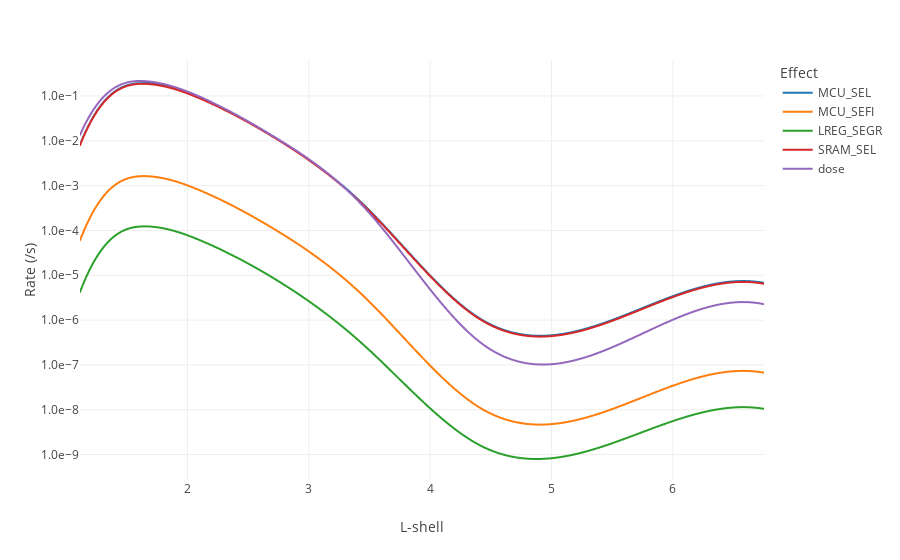
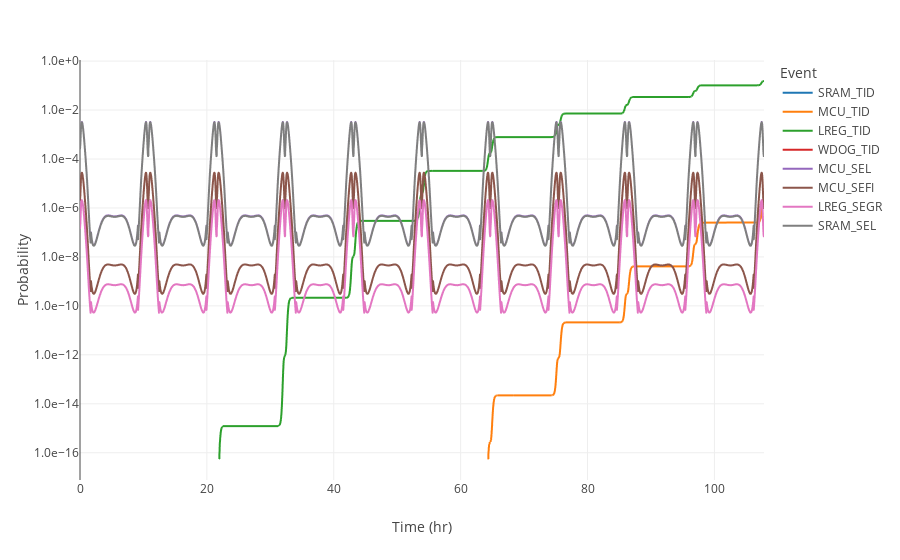

These figures' notebook cell, in order:
### Markdown cell above
## Import CREME files

### Code cell
### read creme files

l_bins = np.around(np.geomspace(0.8*ephem['L-shell'].min(),1.2*ephem['L-shell'].max(),10),2)
l_bins = l_bins[:-1] + np.diff(l_bins) / 2
print('L bins',l_bins)
print('Trajectory min/max',[ephem['L-shell'].min(),ephem['L-shell'].max()])

effects = []
for i,l in enumerate(l_bins):
    file = open(f'{project_dir}/creme/{creme_prefix}{i+1}.hup').read()
    N = len(file.split('REPORT')) - 1
    for n in range(N): effects.append(file.split('\n')[38+12*n].split(':')[1].split('T')[0].strip())
    file = open(f'{project_dir}/creme/{creme_prefix}{i+1}.pup').read()
    N = len(file.split('REPORT')) - 1
    for n in range(N): effects.append(file.split('\n')[33+10*n].split(':')[1].split('T')[0].strip())
effects = list(set(effects))

rates = pd.DataFrame(index=pd.MultiIndex.from_product([l_bins,effects],names=['L-shell','effect']),
    columns=['dose','hup','pup'],dtype=float)

for i,l in enumerate(l_bins):
    ### get dose rate
    rates['dose'][l,] = float(open(f'{project_dir}/creme/{creme_prefix}{i+1}.dse').read().split('\n')[2].split('=')[1].split('rad')[0])
    ### get heavy ion upset rate
    file = open(f'{project_dir}/creme/{creme_prefix}{i+1}.hup').read()
    N = len(file.split('REPORT')) - 1
    for n in range(N):
        effect = file.split('\n')[38+12*n].split(':')[1].split('T')[0].strip()
        rates['hup'][l,effect] = float(file.split('\n')[48+12*n][12:32].strip())
    ### get proton upset rate
    file = open(f'{project_dir}/creme/{creme_prefix}{i+1}.pup').read()
    N = len(file.split('REPORT')) - 1
    for n in range(N):
        effect = file.split('\n')[33+10*n].split(':')[1].split('T')[0].strip()
        rates['pup'][l,effect] = float(file.split('\n')[41+10*n][12:32].strip())
    
    rates['upset'] = rates['hup'].fillna(0) + rates['pup'].fillna(0)

### get SEE probs
spline = {}
for effect in effects: spline[effect] = interp1d(l_bins,np.log(rates['upset'][:,effect]),'cubic')
spline['dose'] = interp1d(l_bins,np.log(rates['dose'][:,effect]),'cubic')
R = pd.DataFrame(index=ephem.index,columns=['dose'] + effects)
R['dose'] = np.exp(spline['dose'](ephem['L-shell']))
for effect in effects: R[effect] = np.exp(spline[effect](ephem['L-shell']))

x = np.linspace(ephem['L-shell'].min(),ephem['L-shell'].max(),1000)
splines = pd.DataFrame(index=x)
for key in spline.keys():
    splines[key] = np.exp(spline[key](x))
fig = px.line(splines,log_y=True,labels={'value':'Rate (/s)','index':'L-shell','variable':'Effect'})
fig.write_image(f'{project_dir}/figures/splines.png',scale=3)
fig.show()

### get TID probs
tid_models = {
    'SRAM_TID':[5,0.1],
    'MCU_TID':[2.5,0.15],
    'LREG_TID':[2,0.2],
    'WDOG_TID':[4,0.1],
}
P = pd.DataFrame(index=ephem.index)
tid = list((R['dose'] * pd.Series(R.index).diff().bfill().values).cumsum() * 3600 / 1000)
ephem['TID'] = tid
for key in tid_models.keys(): P[key] = models.lognormal(tid,*tid_models[key])
for effect in effects: P[effect] = 1 - np.exp(-R[effect].mul(pd.Series(R.index).diff().bfill().values).astype(float))
for effect in P.columns: R[effect] = np.absolute(-np.log(1 - P[effect]).div(pd.Series(R.index).diff().bfill().values))
effects += tid_models.keys()
parts = list(set([x.split('_')[0] for x in effects]))
print('effects',effects)
print('parts',parts)

P.to_csv(f'{project_dir}/tables/events.csv')
display(P)
fig = px.line(P,log_y=True,labels={'value':'Probability','variable':'Event'})
fig.write_image(f'{project_dir}/figures/events.png',scale=3)
fig.show()

### Figure 1 — Plotly figure (JSON) as saved in the notebook; plotly's stock layout.template omitted (floating-point values rounded to 4 significant figures; data arrays with more than 128 entries replaced by an {"elided": "..."} marker saying what was removed)
{"data": [{"hovertemplate": "Effect=MCU_SEL<br>L-shell=%{x}<br>Rate (/s)=%{y}<extra></extra>", "legendgroup": "MCU_SEL", "line": {"color": "#1F77B4", "dash": "solid"}, "marker": {"symbol": "circle"}, "mode": "lines", "name": "MCU_SEL", "showlegend": true, "type": "scattergl", "x": {"elided": "1000 float values"}, "xaxis": "x", "y": {"elided": "1000 float values"}, "yaxis": "y"}, {"hovertemplate": "Effect=MCU_SEFI<br>L-shell=%{x}<br>Rate (/s)=%{y}<extra></extra>", "legendgroup": "MCU_SEFI", "line": {"color": "#FF7F0E", "dash": "solid"}, "marker": {"symbol": "circle"}, "mode": "lines", "name": "MCU_SEFI", "showlegend": true, "type": "scattergl", "x": {"elided": "1000 float values"}, "xaxis": "x", "y": {"elided": "1000 float values"}, "yaxis": "y"}, {"hovertemplate": "Effect=LREG_SEGR<br>L-shell=%{x}<br>Rate (/s)=%{y}<extra></extra>", "legendgroup": "LREG_SEGR", "line": {"color": "#2CA02C", "dash": "solid"}, "marker": {"symbol": "circle"}, "mode": "lines", "name": "LREG_SEGR", "showlegend": true, "type": "scattergl", "x": {"elided": "1000 float values"}, "xaxis": "x", "y": {"elided": "1000 float values"}, "yaxis": "y"}, {"hovertemplate": "Effect=SRAM_SEL<br>L-shell=%{x}<br>Rate (/s)=%{y}<extra></extra>", "legendgroup": "SRAM_SEL", "line": {"color": "#D62728", "dash": "solid"}, "marker": {"symbol": "circle"}, "mode": "lines", "name": "SRAM_SEL", "showlegend": true, "type": "scattergl", "x": {"elided": "1000 float values"}, "xaxis": "x", "y": {"elided": "1000 float values"}, "yaxis": "y"}, {"hovertemplate": "Effect=dose<br>L-shell=%{x}<br>Rate (/s)=%{y}<extra></extra>", "legendgroup": "dose", "line": {"color": "#9467BD", "dash": "solid"}, "marker": {"symbol": "circle"}, "mode": "lines", "name": "dose", "showlegend": true, "type": "scattergl", "x": {"elided": "1000 float values"}, "xaxis": "x", "y": {"elided": "1000 float values"}, "yaxis": "y"}], "layout": {"legend": {"title": {"text": "Effect"}, "tracegroupgap": 0}, "margin": {"t": 60}, "xaxis": {"anchor": "y", "domain": [0, 1], "title": {"text": "L-shell"}}, "yaxis": {"anchor": "x", "domain": [0, 1], "title": {"text": "Rate (/s)"}, "type": "log"}}}

### Figure 2 — Plotly figure (JSON) as saved in the notebook; plotly's stock layout.template omitted (floating-point values rounded to 4 significant figures; data arrays with more than 128 entries replaced by an {"elided": "..."} marker saying what was removed)
{"data": [{"hovertemplate": "Event=SRAM_TID<br>Time (hr)=%{x}<br>Probability=%{y}<extra></extra>", "legendgroup": "SRAM_TID", "line": {"color": "#1F77B4", "dash": "solid"}, "marker": {"symbol": "circle"}, "mode": "lines", "name": "SRAM_TID", "showlegend": true, "type": "scattergl", "x": {"elided": "3110 float values"}, "xaxis": "x", "y": {"elided": "3110 int values"}, "yaxis": "y"}, {"hovertemplate": "Event=MCU_TID<br>Time (hr)=%{x}<br>Probability=%{y}<extra></extra>", "legendgroup": "MCU_TID", "line": {"color": "#FF7F0E", "dash": "solid"}, "marker": {"symbol": "circle"}, "mode": "lines", "name": "MCU_TID", "showlegend": true, "type": "scattergl", "x": {"elided": "3110 float values"}, "xaxis": "x", "y": {"elided": "3110 float values"}, "yaxis": "y"}, {"hovertemplate": "Event=LREG_TID<br>Time (hr)=%{x}<br>Probability=%{y}<extra></extra>", "legendgroup": "LREG_TID", "line": {"color": "#2CA02C", "dash": "solid"}, "marker": {"symbol": "circle"}, "mode": "lines", "name": "LREG_TID", "showlegend": true, "type": "scattergl", "x": {"elided": "3110 float values"}, "xaxis": "x", "y": {"elided": "3110 float values"}, "yaxis": "y"}, {"hovertemplate": "Event=WDOG_TID<br>Time (hr)=%{x}<br>Probability=%{y}<extra></extra>", "legendgroup": "WDOG_TID", "line": {"color": "#D62728", "dash": "solid"}, "marker": {"symbol": "circle"}, "mode": "lines", "name": "WDOG_TID", "showlegend": true, "type": "scattergl", "x": {"elided": "3110 float values"}, "xaxis": "x", "y": {"elided": "3110 int values"}, "yaxis": "y"}, {"hovertemplate": "Event=MCU_SEL<br>Time (hr)=%{x}<br>Probability=%{y}<extra></extra>", "legendgroup": "MCU_SEL", "line": {"color": "#9467BD", "dash": "solid"}, "marker": {"symbol": "circle"}, "mode": "lines", "name": "MCU_SEL", "showlegend": true, "type": "scattergl", "x": {"elided": "3110 float values"}, "xaxis": "x", "y": {"elided": "3110 float values"}, "yaxis": "y"}, {"hovertemplate": "Event=MCU_SEFI<br>Time (hr)=%{x}<br>Probability=%{y}<extra></extra>", "legendgroup": "MCU_SEFI", "line": {"color": "#8C564B", "dash": "solid"}, "marker": {"symbol": "circle"}, "mode": "lines", "name": "MCU_SEFI", "showlegend": true, "type": "scattergl", "x": {"elided": "3110 float values"}, "xaxis": "x", "y": {"elided": "3110 float values"}, "yaxis": "y"}, {"hovertemplate": "Event=LREG_SEGR<br>Time (hr)=%{x}<br>Probability=%{y}<extra></extra>", "legendgroup": "LREG_SEGR", "line": {"color": "#E377C2", "dash": "solid"}, "marker": {"symbol": "circle"}, "mode": "lines", "name": "LREG_SEGR", "showlegend": true, "type": "scattergl", "x": {"elided": "3110 float values"}, "xaxis": "x", "y": {"elided": "3110 float values"}, "yaxis": "y"}, {"hovertemplate": "Event=SRAM_SEL<br>Time (hr)=%{x}<br>Probability=%{y}<extra></extra>", "legendgroup": "SRAM_SEL", "line": {"color": "#7F7F7F", "dash": "solid"}, "marker": {"symbol": "circle"}, "mode": "lines", "name": "SRAM_SEL", "showlegend": true, "type": "scattergl", "x": {"elided": "3110 float values"}, "xaxis": "x", "y": {"elided": "3110 float values"}, "yaxis": "y"}], "layout": {"legend": {"title": {"text": "Event"}, "tracegroupgap": 0}, "margin": {"t": 60}, "xaxis": {"anchor": "y", "domain": [0, 1], "title": {"text": "Time (hr)"}}, "yaxis": {"anchor": "x", "domain": [0, 1], "title": {"text": "Probability"}, "type": "log"}}}
